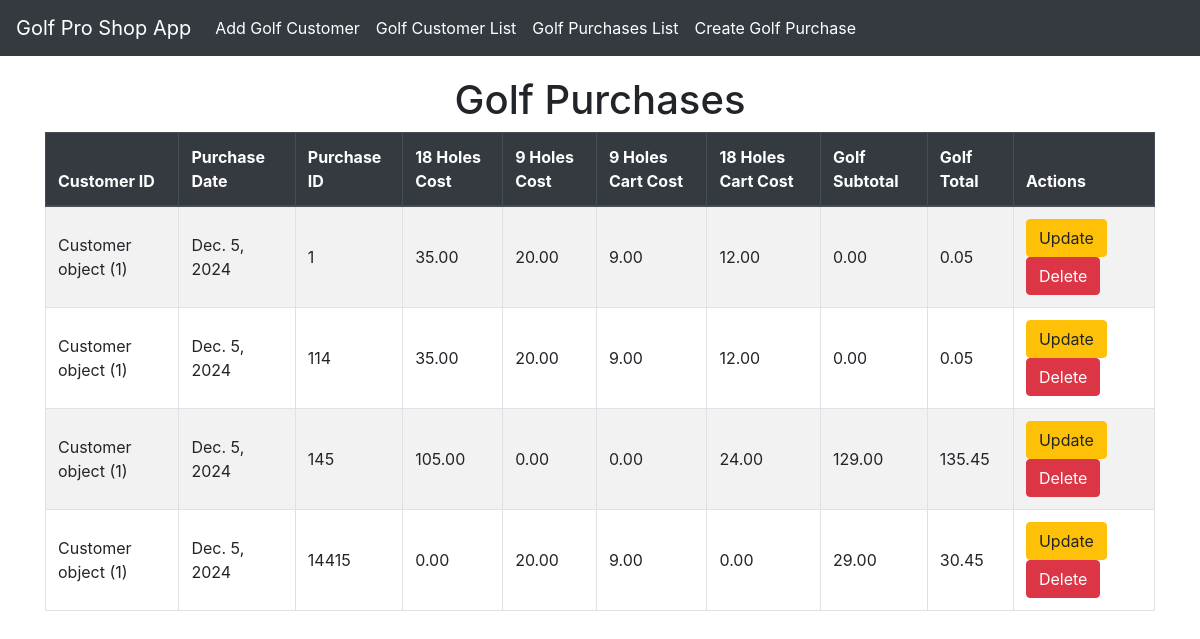
The app's page /gplist/, older data.
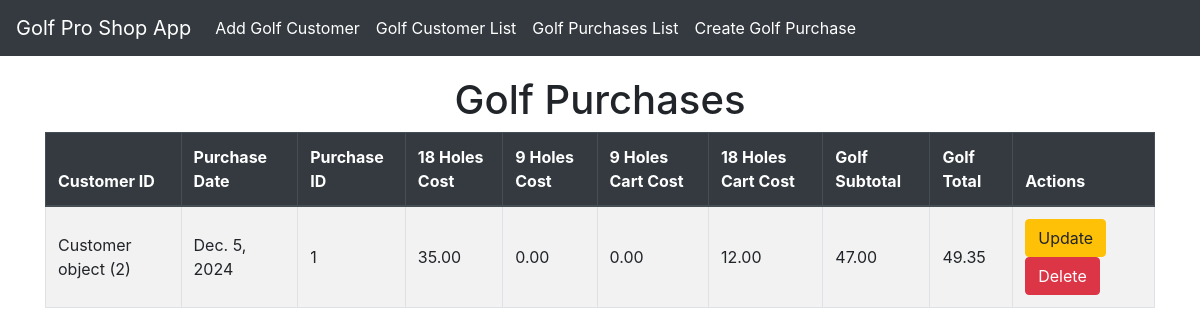
The same page, newer data.
### golfproapp/models.py (models this page shows, shortened)
class Golf_purchases(models.Model):
    customer_id = models.ForeignKey(Customer, on_delete=models.CASCADE)
    gp_date= models.DateField(default='2024-12-05')
    gp_id = models.IntegerField(default=1, unique=True)
    holes_18_price = models.DecimalField(default=35.00, max_digits=10, decimal_places=2)
    holes_9_price = models.DecimalField(default=20.00, max_digits=10, decimal_places=2)
    cart_9_price = models.DecimalField(default=9.00, max_digits=10, decimal_places=2)
    cart_18_price = models.DecimalField(default=12.00, max_digits=10, decimal_places=2)
    golf_subtotal = models.DecimalField(default=0.00, max_digits=10, decimal_places=2)
    golf_tax=models.DecimalField(default=.05, max_digits=10, decimal_places=2)
    golf_total=models.DecimalField(default=.05, max_digits=10, decimal_places=2)

class Customer(models.Model):
    customer_id = models.AutoField(primary_key=True)
    golferchoice=[('Y','Yes'),('N','No'),]
    gchoice = models.CharField(max_length=1, choices=golferchoice, default='Y')
    fname = models.TextField(max_length=10, default="Golfer1")
    lname = models.TextField(max_length=10, default="Golfer1Lname")
    g_phone = models.CharField(default="55-867-5309", max_length=15)
    g_email = models.CharField(default="bob.smith@aol.com", max_length=30)

### golfproapp/views.py (the view)
# urls.py: path('gplist/', views.golf_purchases_list_view.as_view(), name = 'golf_purchase_list_view'),
class golf_purchases_list_view(ListView):
    model = Golf_purchases
    template_name = 'golf_purchases_list.html'
    context_object_name='golf_purchase_object_list'
    def get_queryset(self):
        queryset = super().get_queryset()
        return queryset

### golfproapp/templates/golfproapp/golf_purchases_list.html (shortened to what this page needs)
{% extends "golfproapp/layout.html" %}
{% block content %}
    <h1 class="text-center">Golf Purchases</h1>
    <table class="table table-bordered table-striped ">
        <thead class="thead-dark">
            <tr>
                <th>Customer ID</th>
                <th>Purchase Date</th>
                <th>Purchase ID</th>
                <th>18 Holes Cost</th>
                <th>9 Holes Cost</th>
                <th>9 Holes Cart Cost</th>
                <th>18 Holes Cart Cost</th>
                <th>Golf Subtotal</th>
                <th>Golf Total</th>
                <th>Actions</th>
            </tr>
        </thead>
        <tbody>
            {% for golf_purchase in object_list %}
            <tr>
                <td>{{ golf_purchase.customer_id }} </td>
                <td>{{ golf_purchase.gp_date }} </td>
                <td>{{ golf_purchase.gp_id }} </td>
                <td>{{ golf_purchase.holes_18_price }} </td>
                <td>{{ golf_purchase.holes_9_price }} </td>
                <td>{{ golf_purchase.cart_9_price }} </td>
                <td>{{ golf_purchase.cart_18_price }} </td>
                <td>{{ golf_purchase.golf_subtotal }} </td>
                <td>{{ golf_purchase.golf_total }} </td>
                <td>
                    <a href="{% url 'golf_purchase_update' golf_purchase.gp_id %}" class="btn btn-warning" >Update</a>
                    <a href="{% url 'golf_purchase_delete' golf_purchase.gp_id %}" class="btn btn-danger" >Delete</a>
                </td>
            </tr>
            {% endfor %}
        </tbody>
    </table>
{% endblock %}

### golfproapp/templates/golfproapp/layout.html (shortened to what this page needs)
<!DOCTYPE html>
<html lang="en">
<head>
    <link href="https://cdn.jsdelivr.net/npm/bootstrap@4.5.2/dist/css/bootstrap.min.css" rel="stylesheet">
</head>
<body>
    <nav class="navbar navbar-expand-lg navbar-dark fixed-top">
        <a class="navbar-brand" href="{% url 'home' %}">Golf Pro Shop App</a>
        <div class="collapse navbar-collapse" id="navbarNav">
            <ul class="navbar-nav">
                <li class="nav-item">
                    <a class="nav-link" href="{% url 'customer_create' %}">Add Golf Customer</a>
                </li>
                <li class="nav-item">
                    <a class="nav-link" href="{% url 'customer_list' %}">Golf Customer List</a>
                </li>
                <li class="nav-item">
                    <a class="nav-link" href="{% url 'golf_purchase_list_view' %}">Golf Purchases List</a>
                </li>
                <li class="nav-item">
                    <a class="nav-link" href="{% url 'golf_purchase_create' %}">Create Golf Purchase</a>
                </li>
            </ul>
        </div>
    </nav>
    <div class="container">
        {% block content %}{% endblock  %}
    </div>
</body>
</html>

### golfproapp/templates/golfproapp/layout.html (style rules this page uses)
body { padding-top: 56px; }
.navbar { background-color: #343a40; }
.navbar-brand, .nav-link { color: #fff !important; }
.container { margin-top: 20px; }
.table th, .table td { vertical-align: middle; }

Row changes from the older to the newer data that the page shows:
removed Golf_purchases: customer_id "Customer object (1)", gp_date "Dec. 5, 2024", gp_id "114", holes_18_price "35.00", holes_9_price "20.00", cart_9_price "9.00", cart_18_price "12.00", golf_subtotal "0.00", golf_total "0.05"
removed Golf_purchases: customer_id "Customer object (1)", gp_date "Dec. 5, 2024", gp_id "145", holes_18_price "105.00", holes_9_price "0.00", cart_9_price "0.00", cart_18_price "24.00", golf_subtotal "129.00", golf_total "135.45"
removed Golf_purchases: customer_id "Customer object (1)", gp_date "Dec. 5, 2024", gp_id "14415", holes_18_price "0.00", holes_9_price "20.00", cart_9_price "9.00", cart_18_price "0.00", golf_subtotal "29.00", golf_total "30.45"
changed Golf_purchases: customer_id "Customer object (1)" → "Customer object (2)"; holes_9_price "20.00" → "0.00"; cart_9_price "9.00" → "0.00"; golf_subtotal "0.00" → "47.00"; golf_total "0.05" → "49.35"
